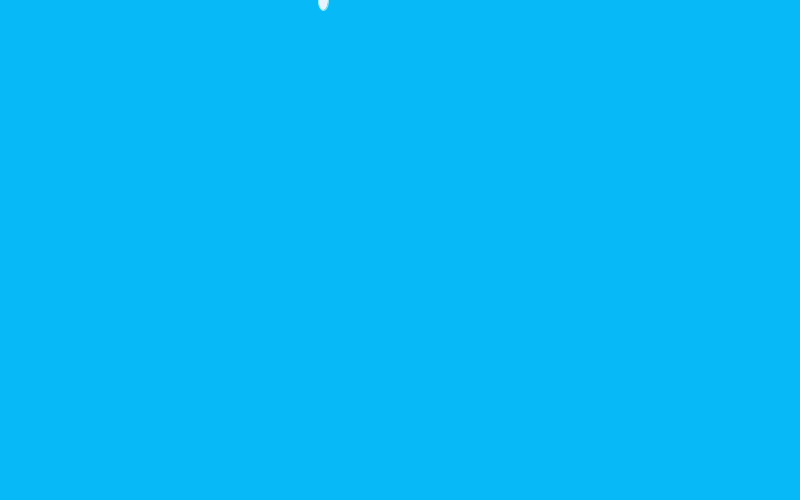
Frame 1 (no input)
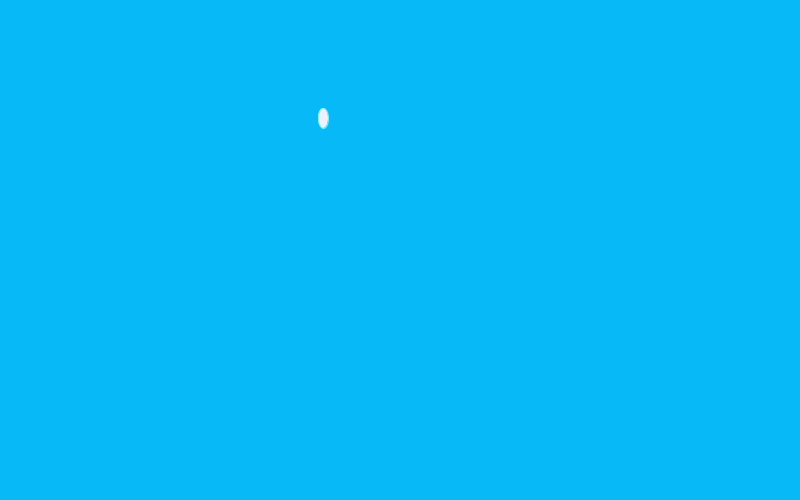
Frame 60 (the mouse pressed at the canvas centre just before this capture)
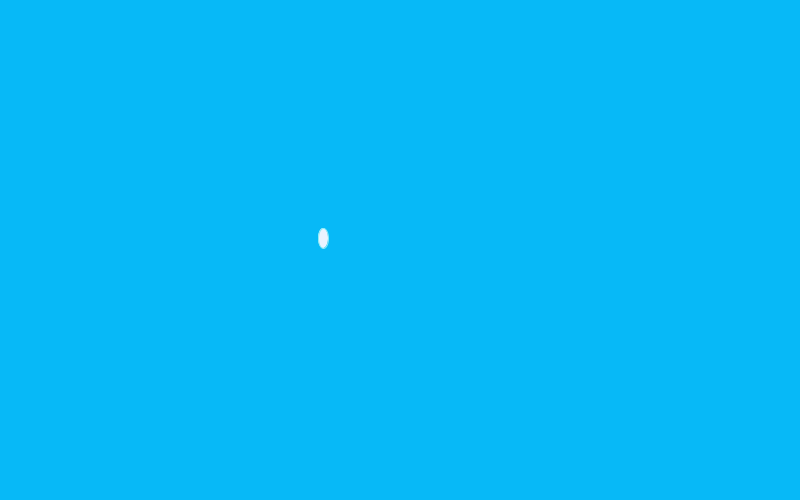
Frame 120 (the mouse held since frame 60 and released just before this capture)

The Processing sketch that drew these frames (run headless with seeded random() and noise(); from frame 60 on, the mouse is pressed at the canvas centre):

// Processing sketch: RainGame
// ── RainGame.pde
int bob = 0;
int number = (int) random(500);
void setup() {
  size(800, 500);
}
void draw() {
  background(#07B9F7);
  fill(#EAF3FF);
stroke(#8AEBF5);
ellipse(number, bob, 10, 20);
bob+=2;
if (bob == 500) {
  int number = (int) random(500);
  bob = 0;
}
}
